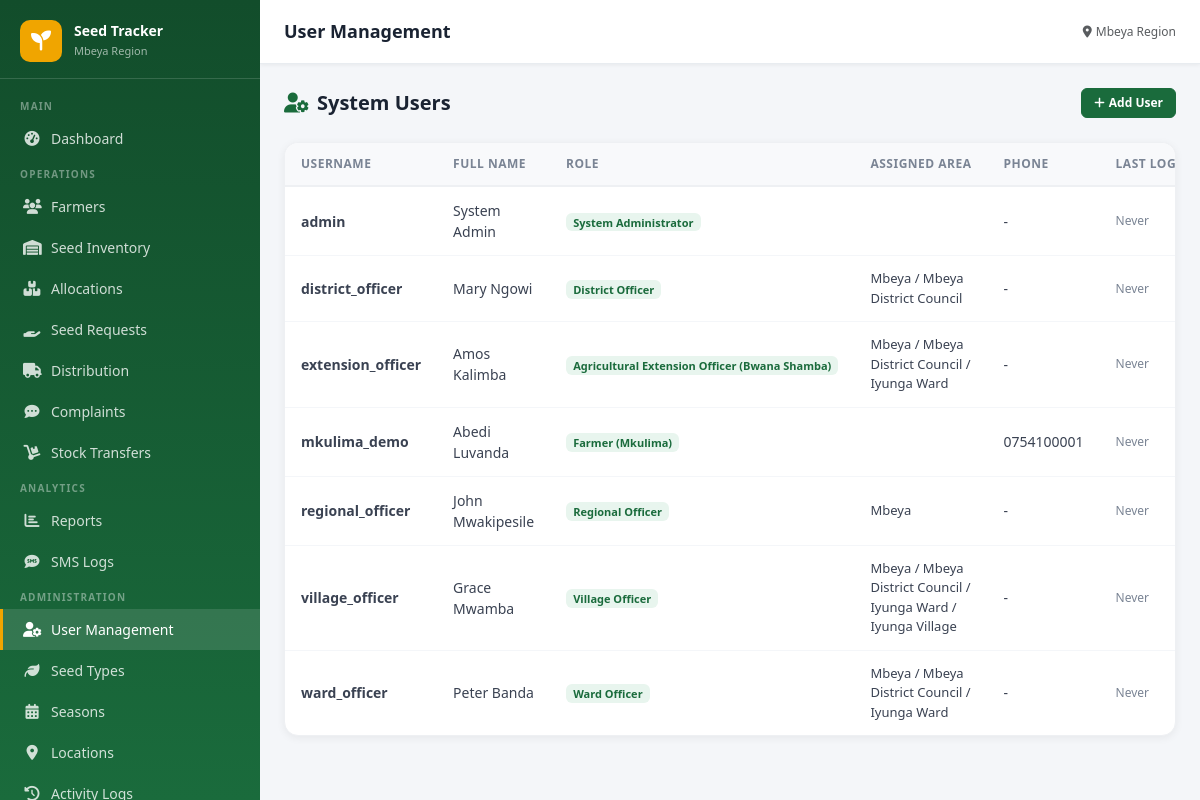
Screenshot of /users/ (signed in) with the database file from the repository.
### core/models.py (models this page shows, shortened)
class CustomUser(AbstractUser):
    ROLE_CHOICES = [
        ('admin', 'System Administrator'),
        ('regional', 'Regional Officer'),
        ('district', 'District Officer'),
        ('ward', 'Ward Officer'),
        ('village', 'Village Officer'),
        ('extension', 'Agricultural Extension Officer (Bwana Shamba)'),
        ('farmer', 'Farmer (Mkulima)'),
    ]
    role = models.CharField(max_length=20, choices=ROLE_CHOICES, default='village')
    region = models.ForeignKey(Region, on_delete=models.SET_NULL, null=True, blank=True)
    district = models.ForeignKey(District, on_delete=models.SET_NULL, null=True, blank=True)
    ward = models.ForeignKey(Ward, on_delete=models.SET_NULL, null=True, blank=True)
    village = models.ForeignKey(Village, on_delete=models.SET_NULL, null=True, blank=True)
    phone = models.CharField(max_length=20, blank=True)

class Region(models.Model):
    name = models.CharField(max_length=100, unique=True)
    created_at = models.DateTimeField(auto_now_add=True)

class District(models.Model):
    name = models.CharField(max_length=100)
    region = models.ForeignKey(Region, on_delete=models.CASCADE, related_name='districts')
    created_at = models.DateTimeField(auto_now_add=True)

class Ward(models.Model):
    name = models.CharField(max_length=100)
    district = models.ForeignKey(District, on_delete=models.CASCADE, related_name='wards')
    created_at = models.DateTimeField(auto_now_add=True)

class Village(models.Model):
    name = models.CharField(max_length=100)
    ward = models.ForeignKey(Ward, on_delete=models.CASCADE, related_name='villages')
    created_at = models.DateTimeField(auto_now_add=True)

### core/views.py (the view)
# urls.py: path('users/', views.user_list, name='user_list'),
@login_required
@role_required('admin')
def user_list(request):
    users = CustomUser.objects.all().order_by('role','username')
    return render(request, 'core/user_list.html', {'users': users})

### templates/core/user_list.html (shortened to what this page needs)
{% extends 'base.html' %}
{% block page_title %}User Management{% endblock %}
{% block content %}
<div class="page-header">
  <h4><i class="fas fa-user-cog me-2" style="color:#1a6b3c"></i>System Users</h4>
  <a href="{% url 'user_create' %}" class="btn btn-primary btn-sm"><i class="fas fa-plus me-1"></i>Add User</a>
</div>
<div class="table-card">
  <div class="table-responsive">
    <table class="data-table">
      <thead><tr><th>Username</th><th>Full Name</th><th>Role</th><th>Assigned Area</th><th>Phone</th><th>Last Login</th><th>Actions</th></tr></thead>
      <tbody>
        {% for u in users %}
        <tr>
          <td style="font-weight:700">{{ u.username }}</td>
          <td>{{ u.get_full_name|default:"-" }}</td>
          <td><span class="badge" style="background:#e8f5ee;color:#1a6b3c;font-size:11px">{{ u.get_role_display }}</span></td>
          <td style="font-size:13px">
            {% if u.region %}{{ u.region.name }}{% endif %}
            {% if u.district %} / {{ u.district.name }}{% endif %}
            {% if u.ward %} / {{ u.ward.name }}{% endif %}
            {% if u.village %} / {{ u.village.name }}{% endif %}
          </td>
          <td>{{ u.phone|default:"-" }}</td>
          <td style="color:#7a8494;font-size:12px">{{ u.last_login|date:"d M Y H:i"|default:"Never" }}</td>
        </tr>
        {% endfor %}
      </tbody>
    </table>
  </div>
</div>
{% endblock %}

### templates/base.html (style rules this page uses)
:root { --primary: #1a6b3c; --primary-dark: #124d2b; --primary-light: #e8f5ee; --accent: #f0a500; --accent-light: #fff8e6; --sidebar-width: 260px; --topbar-height: 64px; }
body { background: #f4f6f9; font-family: 'Segoe UI', sans-serif; }
.table-card { background: #fff; border-radius: 14px; box-shadow: 0 2px 8px rgba(0,0,0,.06); border: 1px solid #eef0f3; overflow: hidden; }
.data-table { width: 100%; border-collapse: collapse; }
.data-table thead th { padding: 12px 16px; background: #f8f9fb; font-size: 12px; font-weight: 700; color: #7a8494; text-transform: uppercase; letter-spacing: .5px; border-bottom: 2px solid #eef0f3; white-space: nowrap; }
.data-table tbody td { padding: 13px 16px; font-size: 14px; color: #3a4252; border-bottom: 1px solid #f4f6f9; vertical-align: middle; }
.data-table tbody tr:last-child td { border-bottom: none; }
.btn-primary { background: var(--primary); border-color: var(--primary); border-radius: 8px; font-weight: 600; font-size: 14px; }
.btn-sm { padding: 5px 12px; font-size: 12px; border-radius: 6px; }
.page-header { display: flex; align-items: center; justify-content: space-between; margin-bottom: 24px; }
.page-header h4 { margin: 0; font-size: 20px; font-weight: 800; color: #1a2332; }

### rows the page displays
CustomUser: username "admin", get_full_name "System Admin", role "System Administrator", phone "-", last_login "Never"
CustomUser: username "district_officer", get_full_name "Mary Ngowi", role "District Officer", region.name "Mbeya", district.name "Mbeya District Council", phone "-", last_login "Never"
CustomUser: username "extension_officer", get_full_name "Amos Kalimba", role "Agricultural Extension Officer (Bwana Shamba)", region.name "Mbeya", district.name "Mbeya District Council", ward.name "Iyunga Ward", phone "-", last_login "Never"
CustomUser: username "mkulima_demo", get_full_name "Abedi Luvanda", role "Farmer (Mkulima)", phone "0754100001", last_login "Never"
CustomUser: username "regional_officer", get_full_name "John Mwakipesile", role "Regional Officer", region.name "Mbeya", phone "-", last_login "Never"
CustomUser: username "village_officer", get_full_name "Grace Mwamba", role "Village Officer", region.name "Mbeya", district.name "Mbeya District Council", ward.name "Iyunga Ward", village.name "Iyunga Village", phone "-", last_login "Never"
CustomUser: username "ward_officer", get_full_name "Peter Banda", role "Ward Officer", region.name "Mbeya", district.name "Mbeya District Council", ward.name "Iyunga Ward", phone "-", last_login "Never"
